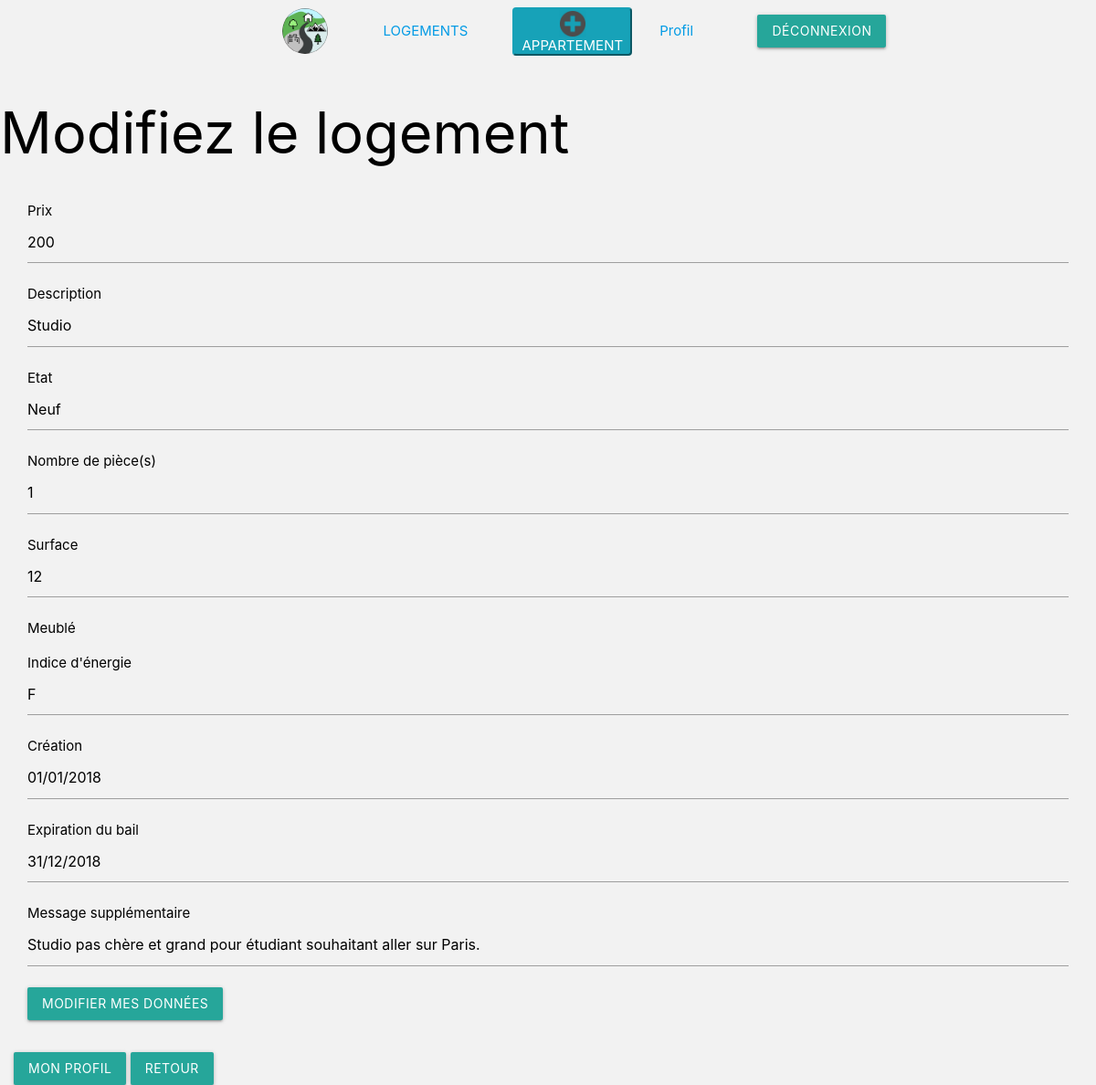
Page /controller/updateAppart.php (signed in) on the committed database.
### tables this page shows
CREATE TABLE IF NOT EXISTS `appartements` (
  `id_appartement` int(11) NOT NULL AUTO_INCREMENT,
  `prix` int(11) NOT NULL,
  `description` varchar(180) NOT NULL,
  `etat` varchar(180) NOT NULL,
  `nbPiece` int(11) NOT NULL,
  `surface` int(11) NOT NULL,
  `meuble` tinyint(1) NOT NULL,
  `ind_energie` varchar(180) NOT NULL,
  `dateCreation` varchar(180) NOT NULL,
  `dateExpiration` varchar(180) NOT NULL,
  `message` varchar(255) NOT NULL,
  `statut` tinyint(1) NOT NULL,
  `FK_USERS` int(11) NOT NULL,
  `FK_QUARTIERS` int(11) NOT NULL,
  `FK_VILLES` int(11) NOT NULL,
  PRIMARY KEY (`id_appartement`),
  KEY `APPARTEMENTS_USERS_FK` (`FK_USERS`),
  KEY `APPARTEMENTS_QUARTIERS0_FK` (`FK_QUARTIERS`),
  KEY `APPARTEMENTS_VILLES1_FK` (`FK_VILLES`)
);

### model/mainModel.php (called while the page is built, shortened)
<?php
function GetDataBase()
{
    $host = "localhost";
    $dbName = "lebonappart";
    $login = "root";
    $password = "";
    try {
        $bdd = new PDO('mysql:host=' . $host . ';dbname=' . $dbName . ';charset=utf8',
            $login, $password, array(PDO::ATTR_ERRMODE => PDO::ERRMODE_EXCEPTION));
    } catch (Exception $e) {
        $bdd = null;
        die('Erreur : ' . $e->getMessage());
    }
    return $bdd;
}
function GetUser($lIdUser)
{
    $lobjUser = null;
    $bdd = GetDataBase();
    if ($bdd) {
        $lstrQuery = "SELECT * FROM users WHERE id = :pid";
        $stmt = $bdd->prepare($lstrQuery);
        $stmt->bindParam(':pid', $lIdUser);
        $stmt->execute();
        $lobjUser = $stmt->fetch(PDO::FETCH_OBJ);
    }
    return $lobjUser;
}
function GetAppartByUser($idUser)
{
    $lobjAppart = null;
    $bdd = GetDataBase();
    if ($bdd) {
        $lstrQuery = "SELECT * FROM appartements where FK_USERS = :pId";
        $stmt = $bdd->prepare($lstrQuery);
        $stmt->bindParam(':pId', $idUser);
        $stmt->execute();
        $lobjAppart = $stmt->fetch(PDO::FETCH_OBJ);
    }
    return $lobjAppart;
}

### controller/updateAppart.php (called while the page is built, shortened)
<?php
require_once ("../model/mainModel.php");
$lobjUser = GetUser($_SESSION['id']);
$lobjAppart = GetAppartByUser($lobjUser->id);
require_once ("../view/updateAppart.view.php");

### view/updateAppart.view.php (the view, shortened to what this page needs)
<?php
include_once("../helper/header.php");
include("../helper/navbar.php");
if ($lobjAppart) {
    ?>
    <h1> Modifiez le logement </h1>
    <div class="container-fluid">
        <div class="row">
            <div class="col-md-12">
                <form method="post" action="../controller/updateAppart.php">
                    <div class="input-field">
                        Prix
                        <input required name="prix" type="text" value="<?php echo($lobjAppart->prix);?>">
                    </div>
                    <div class="input-field">
                        Description
                        <input required name="description" type="text" value="<?php echo($lobjAppart->description);?>">
                    </div>
                    <div class="input-field">
                        Etat
                        <input required name="etat" type="text" value="<?php echo($lobjAppart->etat);?>">
                    </div>
                    <div class="input-field">
                        Nombre de pièce(s)
                        <input required name="nbPiece" type="text" value="<?php echo($lobjAppart->nbPiece);?>">
                    </div>
                    <div class="input-field">
                        Surface
                        <input required name="surface" type="text" value="<?php echo($lobjAppart->surface);?>">
                    </div>
                    <div class="input-field">
                        Meublé
                    </div>
                    <div class="input-field">
                        Indice d'énergie
                        <input required name="ind_energie" type="text" value="<?php echo($lobjAppart->ind_energie);?>">
                    </div>
                    <div class="input-field">
                        Création
                        <input required name="creation" type="text" value="<?php echo($lobjAppart->dateCreation);?>">
                    </div>
                    <div class="input-field">
                        Expiration du bail
                        <input required name="expiration" type="text" value="<?php echo($lobjAppart->dateExpiration);?>">
                    </div>
                    <div class="input-field">
                        Message supplémentaire
                        <input required name="message" type="text" value="<?php echo($lobjAppart->message);?>">
                    </div>
                    <div class="input-field">
                        <input required name="submit" type="submit" value="Modifier mes données" class="btn submit waves-effect waves-light">
                    </div>
                </form>
            </div>
        </div>
        <button class="btn submit waves-effect waves-light"> <a href = "../index.php" style="text-decoration: none; color: white" >Mon profil</a></button>
        <button class="btn submit waves-effect waves-light"> <a href = "../controller/listOfAppartsUser.php" style="text-decoration: none; color: white" >Retour</a></button>
    </div>
<?php }

### assets/css/myStyle.css (style rules this page uses)
body { background-color: #F2F2F2!important; color: black!important; }

### rows in the picture
appartements: prix "200", description "Studio", etat "Neuf", nbPiece "1", surface "12", ind_energie "F", creation "01/01/2018", expiration "31/12/2018", message "Studio pas chère et grand pour étudiant souhaitant aller sur Paris."
